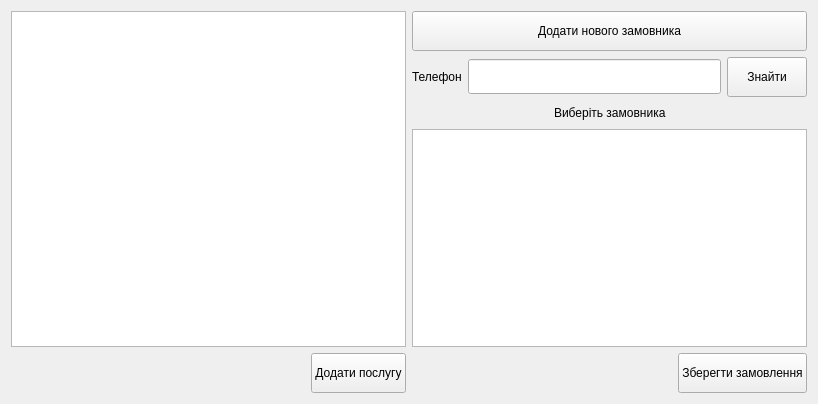
<?xml version="1.0" encoding="UTF-8"?>
<ui version="4.0">
 <class>ServiceOrderForm</class>
 <widget class="QWidget" name="ServiceOrderForm">
  <property name="geometry">
   <rect>
    <x>0</x>
    <y>0</y>
    <width>818</width>
    <height>404</height>
   </rect>
  </property>
  <property name="windowTitle">
   <string>Створення замовлення послуги</string>
  </property>
  <layout class="QVBoxLayout" name="verticalLayout_3">
   <item>
    <layout class="QHBoxLayout" name="horizontalLayout_6">
     <item>
      <layout class="QVBoxLayout" name="verticalLayout_2">
       <item>
        <widget class="ServiceOrderView" name="tableViewServiceOrder"/>
       </item>
       <item>
        <layout class="QHBoxLayout" name="horizontalLayout">
         <item>
          <spacer name="horizontalSpacer_2">
           <property name="orientation">
            <enum>Qt::Horizontal</enum>
           </property>
           <property name="sizeHint" stdset="0">
            <size>
             <width>138</width>
             <height>37</height>
            </size>
           </property>
          </spacer>
         </item>
         <item>
          <widget class="QPushButton" name="pushButtonAddService">
           <property name="minimumSize">
            <size>
             <width>0</width>
             <height>40</height>
            </size>
           </property>
           <property name="text">
            <string>Додати послугу</string>
           </property>
          </widget>
         </item>
        </layout>
       </item>
      </layout>
     </item>
     <item>
      <layout class="QVBoxLayout" name="verticalLayout">
       <item>
        <layout class="QHBoxLayout" name="horizontalLayout_2">
         <item>
          <widget class="QPushButton" name="pushButtonAddCustomer">
           <property name="minimumSize">
            <size>
             <width>0</width>
             <height>40</height>
            </size>
           </property>
           <property name="text">
            <string>Додати нового замовника</string>
           </property>
          </widget>
         </item>
        </layout>
       </item>
       <item>
        <layout class="QHBoxLayout" name="horizontalLayout_3">
         <item>
          <widget class="QLabel" name="label">
           <property name="text">
            <string>Телефон</string>
           </property>
          </widget>
         </item>
         <item>
          <widget class="QLineEdit" name="linePhone">
           <property name="minimumSize">
            <size>
             <width>0</width>
             <height>35</height>
            </size>
           </property>
          </widget>
         </item>
         <item>
          <widget class="QPushButton" name="pushButtonFind">
           <property name="minimumSize">
            <size>
             <width>0</width>
             <height>40</height>
            </size>
           </property>
           <property name="text">
            <string>Знайти</string>
           </property>
          </widget>
         </item>
        </layout>
       </item>
       <item>
        <layout class="QHBoxLayout" name="horizontalLayout_5">
         <item>
          <spacer name="horizontalSpacer_3">
           <property name="orientation">
            <enum>Qt::Horizontal</enum>
           </property>
           <property name="sizeHint" stdset="0">
            <size>
             <width>40</width>
             <height>20</height>
            </size>
           </property>
          </spacer>
         </item>
         <item>
          <widget class="QLabel" name="label_2">
           <property name="text">
            <string>Виберіть замовника</string>
           </property>
          </widget>
         </item>
         <item>
          <spacer name="horizontalSpacer_4">
           <property name="orientation">
            <enum>Qt::Horizontal</enum>
           </property>
           <property name="sizeHint" stdset="0">
            <size>
             <width>40</width>
             <height>20</height>
            </size>
           </property>
          </spacer>
         </item>
        </layout>
       </item>
       <item>
        <widget class="CustomerTableView" name="tableViewCustomers"/>
       </item>
       <item>
        <layout class="QHBoxLayout" name="horizontalLayout_4">
         <item>
          <spacer name="horizontalSpacer">
           <property name="orientation">
            <enum>Qt::Horizontal</enum>
           </property>
           <property name="sizeHint" stdset="0">
            <size>
             <width>88</width>
             <height>17</height>
            </size>
           </property>
          </spacer>
         </item>
         <item>
          <widget class="QPushButton" name="pushButtonAddServiceOrder">
           <property name="minimumSize">
            <size>
             <width>0</width>
             <height>40</height>
            </size>
           </property>
           <property name="text">
            <string>Зберегти замовлення</string>
           </property>
          </widget>
         </item>
        </layout>
       </item>
      </layout>
     </item>
    </layout>
   </item>
  </layout>
 </widget>
 <customwidgets>
  <customwidget>
   <class>CustomerTableView</class>
   <extends>QTableView</extends>
   <header>customertableview.h</header>
  </customwidget>
  <customwidget>
   <class>ServiceOrderView</class>
   <extends>QTableView</extends>
   <header>serviceorderview.h</header>
  </customwidget>
 </customwidgets>
 <resources/>
 <connections/>
</ui>
